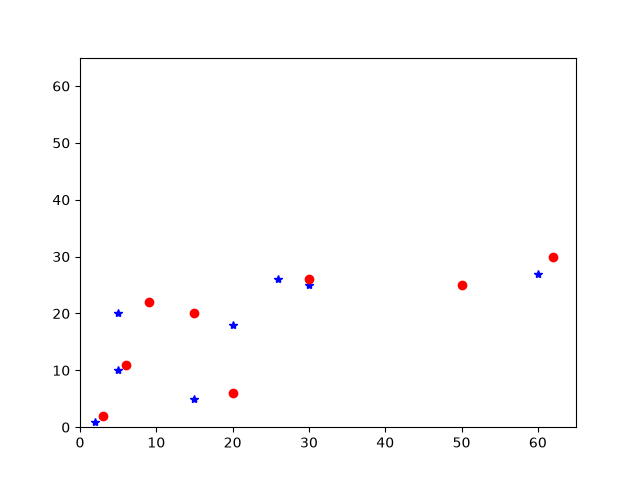

Python code for this plot:
import numpy as np
import matplotlib.pyplot as pl
x1 = [2, 15, 5, 20, 5, 30, 26, 60]
y1 = [1, 5, 10, 18, 20, 25, 26, 27]
x2 = [3, 20, 6, 15, 9, 30, 50, 62]
y2 = [2,6, 11, 20, 22, 26, 25, 30]
pl.axis([0, 65, 0, 65])
pl.plot(x1, y1, 'b*', x2, y2, 'ro')
pl.show()
